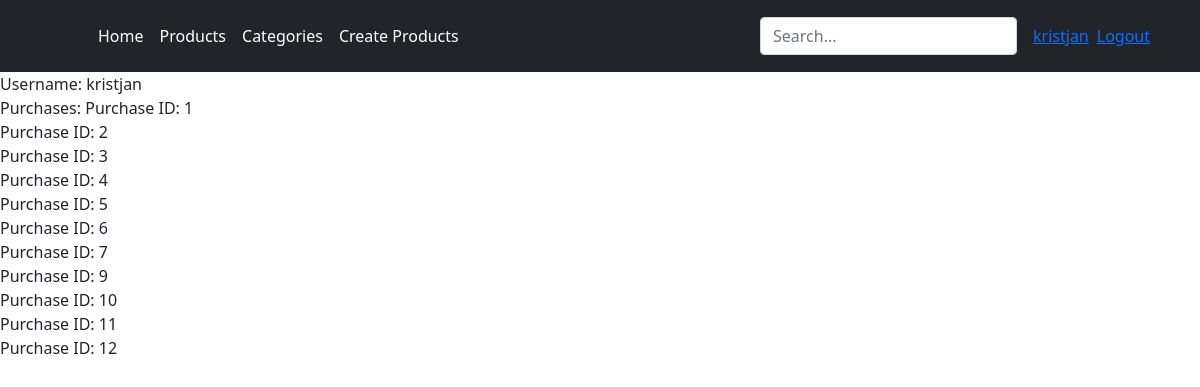
The page /accounts/orders/ (signed in) on the database as committed earlier.
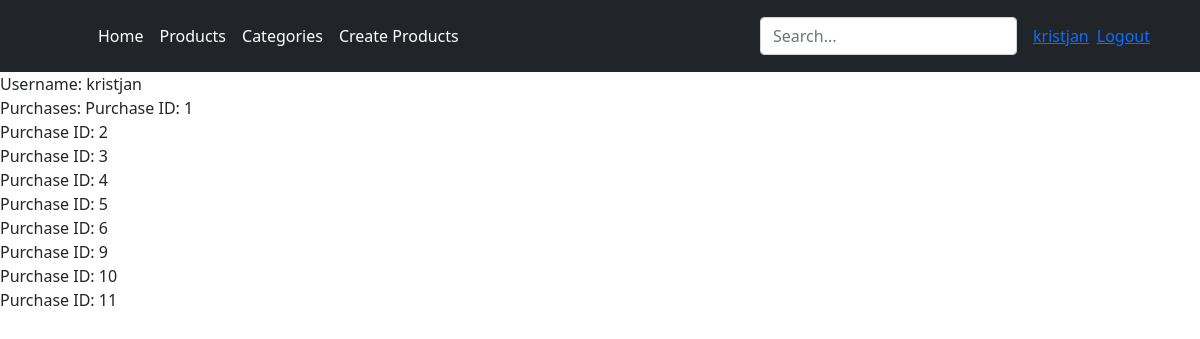
The same page on the database as committed later.
### products/models.py (models this page shows)
class Purchase(models.Model):
    product = models.ForeignKey(Product, on_delete=models.DO_NOTHING)
    quantity = models.IntegerField()
    user = models.ForeignKey(User, on_delete=models.CASCADE)
    date = models.DateTimeField(auto_now_add=True)
    updated = models.DateTimeField(auto_now=True)

### storeAnada/views.py (the view)
# urls.py: path('accounts/orders/', storeAnada.views.OrdersView.as_view(), name='orders'),
class OrdersView(TemplateView):
	template_name = 'store/orders.html'
	def get_context_data(self, **kwargs):
		context = super().get_context_data(**kwargs)
		context["orders"] = Purchase.objects.all()
		return context

### templates/store/orders.html (shortened to what this page needs)
{% extends "base.html" %}
{% load static %}
{% block content %}
    Username: {{ user }} {{ user.profile.city }}
    <br>
    Purchases:
    {% for item in orders %}
        {% if item.user == user %}
                Purchase ID: {{ item.pk }} <br/>
        {% endif %}
    {% endfor %}
{% endblock %}

Rows that differ between the two databases and show on the page:
removed Purchase: pk "7"
removed Purchase: pk "12"
